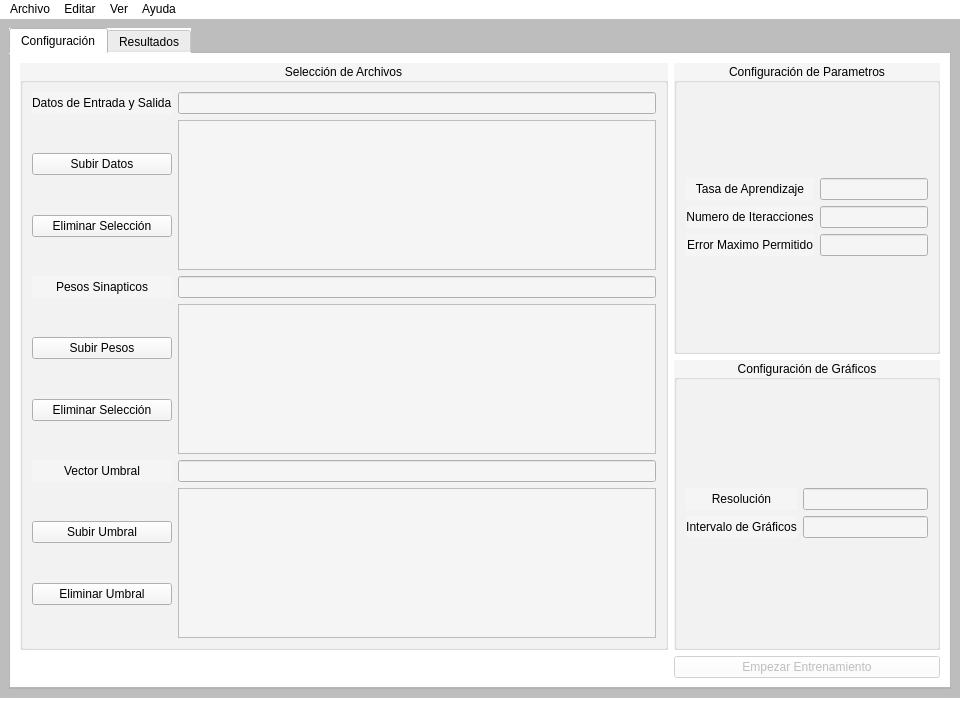
<?xml version="1.0" encoding="UTF-8"?>
<ui version="4.0">
 <author>EARodriguezM</author>
 <class>MainWindow</class>
 <widget class="QMainWindow" name="MainWindow">
  <property name="geometry">
   <rect>
    <x>0</x>
    <y>0</y>
    <width>960</width>
    <height>720</height>
   </rect>
  </property>
  <property name="minimumSize">
   <size>
    <width>960</width>
    <height>720</height>
   </size>
  </property>
  <property name="windowTitle">
   <string>MainWindow</string>
  </property>
  <property name="styleSheet">
   <string notr="true">background-color: rgb(255, 255, 255);
selection-color: rgb(255, 255, 255);
selection-background-color: rgb(114, 159, 207);</string>
  </property>
  <widget class="QWidget" name="centralwidget">
   <property name="enabled">
    <bool>true</bool>
   </property>
   <property name="styleSheet">
    <string notr="true">background-color: rgb(189, 189, 189);</string>
   </property>
   <layout class="QGridLayout" name="gridLayout_2">
    <item row="0" column="0">
     <widget class="QTabWidget" name="tabWidget">
      <property name="styleSheet">
       <string notr="true">background-color: rgb(255, 255, 255);</string>
      </property>
      <property name="currentIndex">
       <number>0</number>
      </property>
      <widget class="QWidget" name="tab_config">
       <attribute name="title">
        <string>Configuración</string>
       </attribute>
       <layout class="QGridLayout" name="gridLayout_3">
        <item row="0" column="0">
         <widget class="QGroupBox" name="groupBox_files_select">
          <property name="enabled">
           <bool>true</bool>
          </property>
          <property name="sizePolicy">
           <sizepolicy hsizetype="Minimum" vsizetype="Minimum">
            <horstretch>0</horstretch>
            <verstretch>0</verstretch>
           </sizepolicy>
          </property>
          <property name="minimumSize">
           <size>
            <width>380</width>
            <height>520</height>
           </size>
          </property>
          <property name="maximumSize">
           <size>
            <width>16777215</width>
            <height>16777215</height>
           </size>
          </property>
          <property name="styleSheet">
           <string notr="true">background-color: rgb(245, 245, 245);
border-color: rgb(224, 224, 224);</string>
          </property>
          <property name="title">
           <string>Selección de Archivos</string>
          </property>
          <property name="alignment">
           <set>Qt::AlignCenter</set>
          </property>
          <layout class="QGridLayout" name="gridLayout_4">
           <item row="0" column="0">
            <layout class="QGridLayout" name="gridLayout">
             <item row="4" column="3">
              <widget class="QLineEdit" name="lineEdit_T_file_name">
               <property name="enabled">
                <bool>false</bool>
               </property>
              </widget>
             </item>
             <item row="2" column="3">
              <widget class="QLineEdit" name="lineEdit_W_file_name">
               <property name="enabled">
                <bool>false</bool>
               </property>
              </widget>
             </item>
             <item row="4" column="2">
              <widget class="QLabel" name="label_T_file_name">
               <property name="text">
                <string>Vector Umbral</string>
               </property>
               <property name="alignment">
                <set>Qt::AlignCenter</set>
               </property>
              </widget>
             </item>
             <item row="2" column="2">
              <widget class="QLabel" name="label_W_file_name">
               <property name="text">
                <string>Pesos Sinapticos</string>
               </property>
               <property name="alignment">
                <set>Qt::AlignCenter</set>
               </property>
              </widget>
             </item>
             <item row="1" column="2">
              <layout class="QVBoxLayout" name="verticalLayout">
               <item>
                <spacer name="verticalSpacer">
                 <property name="orientation">
                  <enum>Qt::Vertical</enum>
                 </property>
                 <property name="sizeHint" stdset="0">
                  <size>
                   <width>20</width>
                   <height>40</height>
                  </size>
                 </property>
                </spacer>
               </item>
               <item>
                <widget class="QPushButton" name="pushButtonUpload_datasets">
                 <property name="text">
                  <string>Subir Datos</string>
                 </property>
                </widget>
               </item>
               <item>
                <spacer name="verticalSpacer_3">
                 <property name="orientation">
                  <enum>Qt::Vertical</enum>
                 </property>
                 <property name="sizeType">
                  <enum>QSizePolicy::Expanding</enum>
                 </property>
                 <property name="sizeHint" stdset="0">
                  <size>
                   <width>10</width>
                   <height>40</height>
                  </size>
                 </property>
                </spacer>
               </item>
               <item>
                <widget class="QPushButton" name="pushButtonDelete_datasets">
                 <property name="text">
                  <string>Eliminar Selección</string>
                 </property>
                </widget>
               </item>
               <item>
                <spacer name="verticalSpacer_2">
                 <property name="orientation">
                  <enum>Qt::Vertical</enum>
                 </property>
                 <property name="sizeHint" stdset="0">
                  <size>
                   <width>20</width>
                   <height>40</height>
                  </size>
                 </property>
                </spacer>
               </item>
              </layout>
             </item>
             <item row="0" column="3">
              <widget class="QLineEdit" name="lineEdit_D_file_name">
               <property name="enabled">
                <bool>false</bool>
               </property>
              </widget>
             </item>
             <item row="3" column="2">
              <layout class="QVBoxLayout" name="verticalLayout_2">
               <item>
                <spacer name="verticalSpacer_4">
                 <property name="orientation">
                  <enum>Qt::Vertical</enum>
                 </property>
                 <property name="sizeHint" stdset="0">
                  <size>
                   <width>20</width>
                   <height>40</height>
                  </size>
                 </property>
                </spacer>
               </item>
               <item>
                <widget class="QPushButton" name="pushButtonUpload_weights">
                 <property name="text">
                  <string>Subir Pesos</string>
                 </property>
                </widget>
               </item>
               <item>
                <spacer name="verticalSpacer_5">
                 <property name="orientation">
                  <enum>Qt::Vertical</enum>
                 </property>
                 <property name="sizeHint" stdset="0">
                  <size>
                   <width>20</width>
                   <height>40</height>
                  </size>
                 </property>
                </spacer>
               </item>
               <item>
                <widget class="QPushButton" name="pushButtonDelete_weights">
                 <property name="text">
                  <string>Eliminar Selección</string>
                 </property>
                </widget>
               </item>
               <item>
                <spacer name="verticalSpacer_6">
                 <property name="orientation">
                  <enum>Qt::Vertical</enum>
                 </property>
                 <property name="sizeHint" stdset="0">
                  <size>
                   <width>20</width>
                   <height>40</height>
                  </size>
                 </property>
                </spacer>
               </item>
              </layout>
             </item>
             <item row="0" column="2">
              <widget class="QLabel" name="label_D_file_name">
               <property name="text">
                <string>Datos de Entrada y Salida</string>
               </property>
              </widget>
             </item>
             <item row="5" column="2">
              <layout class="QVBoxLayout" name="verticalLayout_3">
               <item>
                <spacer name="verticalSpacer_7">
                 <property name="orientation">
                  <enum>Qt::Vertical</enum>
                 </property>
                 <property name="sizeHint" stdset="0">
                  <size>
                   <width>20</width>
                   <height>40</height>
                  </size>
                 </property>
                </spacer>
               </item>
               <item>
                <widget class="QPushButton" name="pushButtonUpload_threshold">
                 <property name="text">
                  <string>Subir Umbral</string>
                 </property>
                </widget>
               </item>
               <item>
                <spacer name="verticalSpacer_8">
                 <property name="orientation">
                  <enum>Qt::Vertical</enum>
                 </property>
                 <property name="sizeHint" stdset="0">
                  <size>
                   <width>20</width>
                   <height>40</height>
                  </size>
                 </property>
                </spacer>
               </item>
               <item>
                <widget class="QPushButton" name="pushButtonDelete_threshold">
                 <property name="text">
                  <string>Eliminar Umbral</string>
                 </property>
                </widget>
               </item>
               <item>
                <spacer name="verticalSpacer_9">
                 <property name="orientation">
                  <enum>Qt::Vertical</enum>
                 </property>
                 <property name="sizeHint" stdset="0">
                  <size>
                   <width>20</width>
                   <height>40</height>
                  </size>
                 </property>
                </spacer>
               </item>
              </layout>
             </item>
             <item row="1" column="3">
              <widget class="QTableWidget" name="tableWidget_datasets"/>
             </item>
             <item row="3" column="3">
              <widget class="QTableWidget" name="tableWidget_weights"/>
             </item>
             <item row="5" column="3">
              <widget class="QTableWidget" name="tableWidget_threshold"/>
             </item>
            </layout>
           </item>
          </layout>
         </widget>
        </item>
        <item row="0" column="1" colspan="2">
         <layout class="QGridLayout" name="gridLayout_7">
          <property name="sizeConstraint">
           <enum>QLayout::SetDefaultConstraint</enum>
          </property>
          <property name="leftMargin">
           <number>0</number>
          </property>
          <item row="1" column="0">
           <widget class="QGroupBox" name="groupBox_graphics_config">
            <property name="styleSheet">
             <string notr="true">background-color: rgb(245, 245, 245);
border-color: rgb(224, 224, 224);</string>
            </property>
            <property name="title">
             <string>Configuración de Gráficos</string>
            </property>
            <property name="alignment">
             <set>Qt::AlignCenter</set>
            </property>
            <layout class="QGridLayout" name="gridLayout_9">
             <item row="0" column="0">
              <layout class="QGridLayout" name="gridLayout_8">
               <item row="1" column="0">
                <widget class="QLabel" name="label_interval_show">
                 <property name="text">
                  <string>Intervalo de Gráficos</string>
                 </property>
                 <property name="alignment">
                  <set>Qt::AlignCenter</set>
                 </property>
                </widget>
               </item>
               <item row="0" column="0">
                <widget class="QLabel" name="label_res">
                 <property name="text">
                  <string>Resolución</string>
                 </property>
                 <property name="alignment">
                  <set>Qt::AlignCenter</set>
                 </property>
                </widget>
               </item>
               <item row="0" column="1">
                <widget class="QLineEdit" name="lineEdit_res"/>
               </item>
               <item row="1" column="1">
                <widget class="QLineEdit" name="lineEdit_interval_show"/>
               </item>
              </layout>
             </item>
            </layout>
           </widget>
          </item>
          <item row="0" column="0">
           <widget class="QGroupBox" name="groupBox_parameters_config">
            <property name="styleSheet">
             <string notr="true">background-color: rgb(245, 245, 245);
border-color: rgb(224, 224, 224);</string>
            </property>
            <property name="title">
             <string>Configuración de Parametros</string>
            </property>
            <property name="alignment">
             <set>Qt::AlignCenter</set>
            </property>
            <layout class="QGridLayout" name="gridLayout_6">
             <item row="0" column="0">
              <layout class="QGridLayout" name="gridLayout_5">
               <item row="1" column="0">
                <widget class="QLabel" name="label_iterations">
                 <property name="text">
                  <string>Numero de Iteracciones</string>
                 </property>
                 <property name="alignment">
                  <set>Qt::AlignCenter</set>
                 </property>
                </widget>
               </item>
               <item row="0" column="0">
                <widget class="QLabel" name="label_learning_ratio">
                 <property name="minimumSize">
                  <size>
                   <width>0</width>
                   <height>0</height>
                  </size>
                 </property>
                 <property name="text">
                  <string>Tasa de Aprendizaje</string>
                 </property>
                 <property name="alignment">
                  <set>Qt::AlignCenter</set>
                 </property>
                </widget>
               </item>
               <item row="1" column="1">
                <widget class="QLineEdit" name="lineEdit_iterations"/>
               </item>
               <item row="0" column="1">
                <widget class="QLineEdit" name="lineEdit_learning_ratio"/>
               </item>
               <item row="2" column="0">
                <widget class="QLabel" name="label_err_max">
                 <property name="text">
                  <string>Error Maximo Permitido</string>
                 </property>
                 <property name="alignment">
                  <set>Qt::AlignCenter</set>
                 </property>
                </widget>
               </item>
               <item row="2" column="1">
                <widget class="QLineEdit" name="lineEdit_err_max"/>
               </item>
              </layout>
             </item>
            </layout>
           </widget>
          </item>
         </layout>
        </item>
        <item row="1" column="1" colspan="2">
         <widget class="QPushButton" name="pushButton_execute">
          <property name="enabled">
           <bool>false</bool>
          </property>
          <property name="text">
           <string>Empezar Entrenamiento</string>
          </property>
         </widget>
        </item>
       </layout>
      </widget>
      <widget class="QWidget" name="tab_results">
       <attribute name="title">
        <string>Resultados</string>
       </attribute>
       <layout class="QGridLayout" name="gridLayout_11">
        <item row="1" column="0">
         <widget class="QPushButton" name="pushButton_stop_training">
          <property name="enabled">
           <bool>false</bool>
          </property>
          <property name="text">
           <string>Detener Entrenamiento</string>
          </property>
         </widget>
        </item>
        <item row="1" column="1">
         <widget class="QPushButton" name="pushButton_calculate_unkown_datasets">
          <property name="enabled">
           <bool>false</bool>
          </property>
          <property name="text">
           <string>Resolver Patrón Desconocido</string>
          </property>
         </widget>
        </item>
        <item row="0" column="0">
         <widget class="QGroupBox" name="groupBox_graphics">
          <property name="title">
           <string>Graficos</string>
          </property>
          <property name="alignment">
           <set>Qt::AlignCenter</set>
          </property>
          <layout class="QGridLayout" name="gridLayout_10">
           <item row="1" column="0">
            <widget class="QWidget" name="widget_err_iterations" native="true">
             <property name="minimumSize">
              <size>
               <width>400</width>
               <height>0</height>
              </size>
             </property>
            </widget>
           </item>
           <item row="0" column="0">
            <widget class="QWidget" name="widget_train_simulation" native="true">
             <property name="minimumSize">
              <size>
               <width>400</width>
               <height>0</height>
              </size>
             </property>
            </widget>
           </item>
          </layout>
         </widget>
        </item>
        <item row="2" column="0" colspan="2">
         <widget class="QPushButton" name="pushButton_retrain_NeuNet">
          <property name="enabled">
           <bool>false</bool>
          </property>
          <property name="text">
           <string>Re-entrenar la Red Neuronal</string>
          </property>
         </widget>
        </item>
        <item row="0" column="1">
         <widget class="QGroupBox" name="groupBox_values">
          <property name="title">
           <string>Valores</string>
          </property>
          <property name="alignment">
           <set>Qt::AlignCenter</set>
          </property>
          <layout class="QGridLayout" name="gridLayout_12">
           <item row="0" column="0">
            <widget class="QGroupBox" name="groupBox_weights">
             <property name="title">
              <string>Pesos Sinapticos Optimos</string>
             </property>
             <property name="alignment">
              <set>Qt::AlignCenter</set>
             </property>
             <layout class="QGridLayout" name="gridLayout_14">
              <item row="0" column="0">
               <widget class="QTableWidget" name="tableWidget_optimum_weights"/>
              </item>
             </layout>
            </widget>
           </item>
           <item row="1" column="0">
            <widget class="QGroupBox" name="groupBox_threshold">
             <property name="title">
              <string>Umbrales Optimos</string>
             </property>
             <property name="alignment">
              <set>Qt::AlignCenter</set>
             </property>
             <layout class="QGridLayout" name="gridLayout_13">
              <item row="0" column="0">
               <widget class="QTableWidget" name="tableWidget_optimum_threshold"/>
              </item>
             </layout>
            </widget>
           </item>
          </layout>
         </widget>
        </item>
        <item row="3" column="0" colspan="2">
         <widget class="QPushButton" name="pushButton_save">
          <property name="enabled">
           <bool>false</bool>
          </property>
          <property name="text">
           <string>Guardar Entrenamiento</string>
          </property>
         </widget>
        </item>
       </layout>
      </widget>
     </widget>
    </item>
   </layout>
  </widget>
  <widget class="QMenuBar" name="menubar">
   <property name="geometry">
    <rect>
     <x>0</x>
     <y>0</y>
     <width>960</width>
     <height>22</height>
    </rect>
   </property>
   <widget class="QMenu" name="menu_file">
    <property name="title">
     <string>Archivo</string>
    </property>
    <addaction name="action_new"/>
    <addaction name="action_open"/>
    <addaction name="separator"/>
    <addaction name="action_save"/>
    <addaction name="action_save_as"/>
    <addaction name="separator"/>
    <addaction name="action_close"/>
    <addaction name="action_quit"/>
   </widget>
   <widget class="QMenu" name="menu_set">
    <property name="title">
     <string>Editar</string>
    </property>
    <addaction name="action_set_datasets"/>
    <addaction name="action_set_weights"/>
    <addaction name="action_set_threshold"/>
    <addaction name="separator"/>
    <addaction name="action_set_learning_ratio"/>
    <addaction name="action_set_iterations_number"/>
    <addaction name="action_set_err_max"/>
    <addaction name="separator"/>
    <addaction name="action_set_graphic_resolution"/>
    <addaction name="action_set_graphic_interval"/>
   </widget>
   <widget class="QMenu" name="menu_view">
    <property name="title">
     <string>Ver</string>
    </property>
    <addaction name="action_preview_datasets"/>
    <addaction name="action_preview_weights"/>
    <addaction name="action_preview_threshold"/>
    <addaction name="separator"/>
    <addaction name="action_training_abstract"/>
   </widget>
   <widget class="QMenu" name="menu_help">
    <property name="title">
     <string>Ayuda</string>
    </property>
    <addaction name="action_manual"/>
    <addaction name="separator"/>
    <addaction name="action_about_NeuNet"/>
    <addaction name="action_about_developer"/>
   </widget>
   <addaction name="menu_file"/>
   <addaction name="menu_set"/>
   <addaction name="menu_view"/>
   <addaction name="menu_help"/>
  </widget>
  <widget class="QStatusBar" name="statusbar"/>
  <action name="action_new">
   <property name="text">
    <string>Nuevo</string>
   </property>
  </action>
  <action name="action_open">
   <property name="text">
    <string>Abrir</string>
   </property>
  </action>
  <action name="action_save">
   <property name="text">
    <string>Guardar</string>
   </property>
  </action>
  <action name="action_save_as">
   <property name="text">
    <string>Guardar Como...</string>
   </property>
  </action>
  <action name="action_quit">
   <property name="text">
    <string>Salir</string>
   </property>
  </action>
  <action name="actionModificar_Rata_de_Aprendizaje">
   <property name="text">
    <string>Modificar Rata de Aprendizaje</string>
   </property>
  </action>
  <action name="action_set_learning_ratio">
   <property name="text">
    <string>Modificar Tasa de Aprendizaje</string>
   </property>
  </action>
  <action name="action_set_iterations_number">
   <property name="text">
    <string>Modificar Numero de Iteracciones</string>
   </property>
  </action>
  <action name="action_set_err_max">
   <property name="text">
    <string>Modificar Error Maximo Permitido</string>
   </property>
  </action>
  <action name="actionVista_Previa_de_Datos_de_Entrada">
   <property name="checkable">
    <bool>true</bool>
   </property>
   <property name="checked">
    <bool>true</bool>
   </property>
   <property name="text">
    <string>Vista Previa de Datos de Entrada</string>
   </property>
  </action>
  <action name="actionVista_Previa_de_Datos_de_Salida">
   <property name="checkable">
    <bool>true</bool>
   </property>
   <property name="checked">
    <bool>true</bool>
   </property>
   <property name="text">
    <string>Vista Previa de Datos de Salida</string>
   </property>
  </action>
  <action name="action_preview_weights">
   <property name="checkable">
    <bool>true</bool>
   </property>
   <property name="checked">
    <bool>true</bool>
   </property>
   <property name="text">
    <string>Vista Previa de Pesos Sinapticos</string>
   </property>
  </action>
  <action name="action_preview_threshold">
   <property name="checkable">
    <bool>true</bool>
   </property>
   <property name="checked">
    <bool>true</bool>
   </property>
   <property name="text">
    <string>Vista Previa del Vector Umbral</string>
   </property>
  </action>
  <action name="actionGrafica_de_Resultado">
   <property name="checkable">
    <bool>true</bool>
   </property>
   <property name="text">
    <string>Grafica de Resultado</string>
   </property>
  </action>
  <action name="actionGrafica_de_Error_de_Patr_n">
   <property name="checkable">
    <bool>true</bool>
   </property>
   <property name="text">
    <string>Grafica de Error de Patrón</string>
   </property>
  </action>
  <action name="action_training_abstract">
   <property name="checkable">
    <bool>true</bool>
   </property>
   <property name="text">
    <string>Resumen de Entrenamiento</string>
   </property>
  </action>
  <action name="action_manual">
   <property name="text">
    <string>Manual</string>
   </property>
  </action>
  <action name="action_about_NeuNet">
   <property name="text">
    <string>Informacion de NeuNet</string>
   </property>
  </action>
  <action name="action_about_developer">
   <property name="text">
    <string>Información del Desarrollador</string>
   </property>
  </action>
  <action name="action_set_graphic_resolution">
   <property name="text">
    <string>Modificar Resolucion de Graficos</string>
   </property>
  </action>
  <action name="action_set_datasets">
   <property name="text">
    <string>Modificar Datos de Entrada y Salida</string>
   </property>
  </action>
  <action name="action_set_weights">
   <property name="text">
    <string>Modificar Pesos Sinapticos</string>
   </property>
  </action>
  <action name="action_set_threshold">
   <property name="text">
    <string>Modificar Umbral</string>
   </property>
  </action>
  <action name="action_set_graphic_interval">
   <property name="text">
    <string>Modificar Intervalo de Graficación</string>
   </property>
  </action>
  <action name="actionVista_Previa_de_Datos_d_Entrada_y_Salida">
   <property name="text">
    <string>Vista Previa de Datos d Entrada y Salida</string>
   </property>
  </action>
  <action name="action_preview_datasets">
   <property name="checkable">
    <bool>true</bool>
   </property>
   <property name="checked">
    <bool>true</bool>
   </property>
   <property name="text">
    <string>Vista Previa de Datos de Entrada y Salida</string>
   </property>
  </action>
  <action name="action_close">
   <property name="text">
    <string>Cerrar</string>
   </property>
  </action>
 </widget>
 <resources/>
 <connections/>
</ui>
